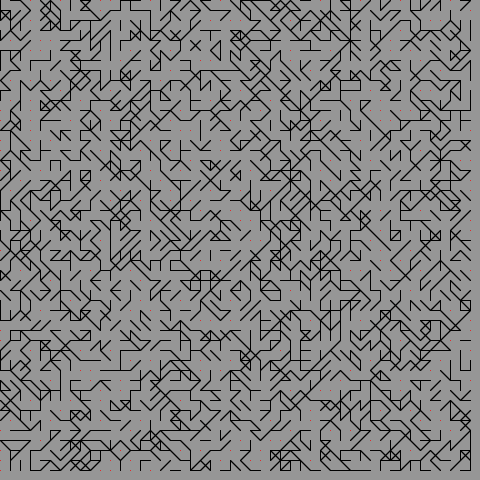
Frame 1 (no input)
Frame 60 (the mouse pressed at the canvas centre just before this capture): identical to frame 1, image omitted
Frame 120 (the mouse held since frame 60 and released just before this capture): identical to frame 1, image omitted

The Processing sketch that drew this single still picture (run headless with seeded random() and noise(); from frame 60 on, the mouse is pressed at the canvas centre):

// Processing sketch: GAIHw02
// ── GAIHw02.pde
import java.util.Random;
import java.util.PriorityQueue;
import java.util.Comparator;
import java.util.Map;

int MAX_POINTS = 1000000;
int SPARSITY = 4;  // 1 in X chance of a particular edge existing
int MAPSIZE = 480;

class Pt {
  int name;  // index in graph array
  float x;
  float y;
  
  Pt(int name, float x, float y) {
    this.name = name;
    this.x = x;
    this.y = y;
  }
}

class PtList {
  Pt p;
  PtList next;
  
  PtList(Pt p, PtList next) {
    this.p = p;
    this.next = next;
  }
}

class AStarNode{
  public Pt point;
  public AStarNode parent;
  public float costSoFar;
  public float heuristicCost;
  AStarNode(Pt point, float costSoFar, float heuristicCost){
    this.point = point;
    this.costSoFar = costSoFar;
    this.heuristicCost = heuristicCost;
    this.parent = null;
  }
  
  AStarNode(Pt point, AStarNode parent, float costSoFar, float heuristicCost){
    this.point = point;
    this.costSoFar = costSoFar;
    this.heuristicCost = heuristicCost;
    this.parent = parent;
  }
}

public class AStarNodeComparator implements Comparator<AStarNode>{
  public int compare(AStarNode x, AStarNode y){
    float xVal = x.costSoFar + x.heuristicCost;
    float yVal = y.costSoFar + y.heuristicCost;
    if(xVal < yVal){
      return -1; 
    } else if(xVal > yVal){
      return 1; 
    }
    else{
      return 0; 
    }
  }
  
}


class AStar {
  private AStarNode start;
  private AStarNode goal;
  private PriorityQueue<AStarNode> toLook;
  ArrayList<Pt> seen;
  private final float baseCost = 1.0f;
  private final float diagCost = sqrt(2.0f);
  private HashMap<AStarNode, Float> distances;
  private ArrayList<PtList> path;
  
  AStar(Pt start, Pt goal){
    this.goal = new AStarNode(goal, 0, 0);
    this.start = new AStarNode(start, 0, heuristicHelper(start));
    Comparator<AStarNode> comp = new AStarNodeComparator();
    this.toLook = new PriorityQueue<AStarNode>(1, comp);
    toLook.add(this.start);
    this.distances = new HashMap<AStarNode, Float>();
    this.seen = new ArrayList<Pt>();
    this.path = new ArrayList<PtList>();
    for(int i = 0; i < g.nextOpen; i++){ 
      Pt p = g.pts[i];
      AStarNode toAdd = new AStarNode(p, MAX_FLOAT, MAX_FLOAT);
      if(p.name == start.name){
        this.distances.put(toAdd , 0.0);
      }
      this.distances.put(toAdd, MAX_FLOAT);
    }
    while(toLook.size() > 0){
      AStarNode lowest = toLook.poll(); //<>//
      seen.add(lowest.point);
      if(lowest.point.name == this.goal.point.name){
        while(lowest.parent != null){
          AStarNode parent = lowest.parent; //<>//
          PtList toAdd = new PtList(lowest.point, new PtList(parent.point, null));
          this.path.add(toAdd);
          lowest = parent;
        }
        break;
      }
      if(this.distances.containsKey(lowest) && lowest.costSoFar >= this.distances.get(lowest)){
        continue;
      }
      this.distances.put(lowest, lowest.costSoFar);
      PtList neighbor = g.adjList[lowest.point.name];
      while(neighbor != null){
        if(neighbor.p != null && !seen.contains(neighbor.p)){ //<>//
           AStarNode toAdd = new AStarNode(neighbor.p, lowest, lowest.costSoFar + 1, heuristicHelper(neighbor.p));
           this.toLook.add(toAdd);
        }
        neighbor = neighbor.next;
      }
    }
  }
  
  public ArrayList<PtList> getPath(){
    return this.path;
  }
  
  private float heuristicHelper(Pt point){
    Pt goalPt = this.goal.point;
    float xDist = abs(point.x - goalPt.x);
    float yDist = abs(point.y - goalPt.y);
    return (baseCost * (xDist + yDist) + (diagCost - 2 * baseCost) * min(xDist, yDist));
  }
}

class Graph {
  Pt[] pts;
  PtList[] adjList;  // Look up by "name" (index) of point
  ArrayList<Pt> circlePts;
  ArrayList<PtList> circlePath;
  int nextOpen;  // index of next point in array
  
  Graph() {
    pts = new Pt[MAX_POINTS];
    adjList = new PtList[MAX_POINTS];
    circlePts = new ArrayList<Pt>();
    circlePath = new ArrayList<PtList>();
    nextOpen = 0;
  }
  
  void addPt(float x, float y) {
    Pt newPt = new Pt(nextOpen, x, y);
    pts[nextOpen++] = newPt;
  }
  
  void addCircle(Pt point){
    if(circlePts.size() == 0){
      circlePts.add(point);
    } else if(circlePts.size() == 1){
      circlePts.add(point);
      buildPathBetweenCircles();
    } else {
     circlePts.clear();
     circlePath.clear();
     circlePts.add(point);
    }
  }
  
  Pt getClosestPoint(int x, int y){
    int sclX = round(x/10) * 10;
    int sclY = round(y/10) * 10;
    Pt toRet = null;
    for(Pt p : pts){
      if(p.x == sclX && p.y == sclY){
        toRet = p;
        break;
      }
    }
    return toRet;
  }
 
  
  void buildPathBetweenCircles(){
    Pt start = this.circlePts.get(0);
    Pt goal = this.circlePts.get(1);
    AStar pathBuilder = new AStar(start, goal);
    this.circlePath = pathBuilder.getPath();
  }
  
  // assume edges are undirected
  void addEdge(int name1, int name2) {
    // Push onto existing list
    PtList newEntry = new PtList(pts[name2], adjList[name1]);
    adjList[name1] = newEntry;
    // And for the other direction, because undirected
    PtList newEntry2 = new PtList(pts[name1], adjList[name2]);
    adjList[name2] = newEntry2;
  }
  
  void draw() {
    stroke(255,0,0);
    for (int i = 0; i < nextOpen; i++) {
      point(pts[i].x, pts[i].y);
    }
    // We will draw each edge twice because it's undirected
    // and that is fine
    stroke(0,0,0);
    for (int i = 0; i < nextOpen; i++) {
      PtList edge = adjList[i];
      while(edge != null) {
        line(pts[i].x, pts[i].y, edge.p.x, edge.p.y);
        edge = edge.next;
      }
    }
    stroke(0, 255, 0);
    for(PtList edge : circlePath){
      if(edge != null && edge.next != null){
        line(edge.p.x, edge.p.y, edge.next.p.x, edge.next.p.y);
      }
    }
    fill(255);
    noStroke();
    for(Pt p : circlePts){
      ellipse(p.x, p.y, 10, 10);
    }
  }
    
}

Graph g;

void settings() {
  size(MAPSIZE, MAPSIZE);
}

void setup() {
  Random prng = new Random(1337);  // deterministic so we can all work with same graph
  g = new Graph();
  for (int i = 0; i < MAPSIZE/10; i++) {
    for (int j = 0; j < MAPSIZE/10; j++) {
      int ptNum = g.nextOpen;
      g.addPt(j*10,i*10);
      // Each of the following maybe's is deterministic for ease of grading
      // Maybe add edge up
      if (i > 0 && prng.nextInt(SPARSITY) == 0) {
        g.addEdge(ptNum, ptNum - MAPSIZE/10);
      }
      // Maybe add edge left
      if (j > 0 && prng.nextInt(SPARSITY) == 0) {
        g.addEdge(ptNum, ptNum - 1);
      }
      
      // Maybe add edge up and left
      if (i > 0 && j > 0 && prng.nextInt(SPARSITY) == 0) {
        g.addEdge(ptNum, ptNum - MAPSIZE/10 - 1);
      }
      // Maybe add edge up and right
      if (i > 0 && j < MAPSIZE/10 - 1 && prng.nextInt(SPARSITY) == 0) {
        g.addEdge(ptNum, ptNum - MAPSIZE/10 + 1);
      }
    }
  }
}

void mouseReleased(){
  Pt pnt = g.getClosestPoint(mouseX, mouseY);
  if(pnt != null){
    g.addCircle(pnt); 
  }
}

void draw() {
  background(150,150,150);
  stroke(0,0,0);
  g.draw();
}
